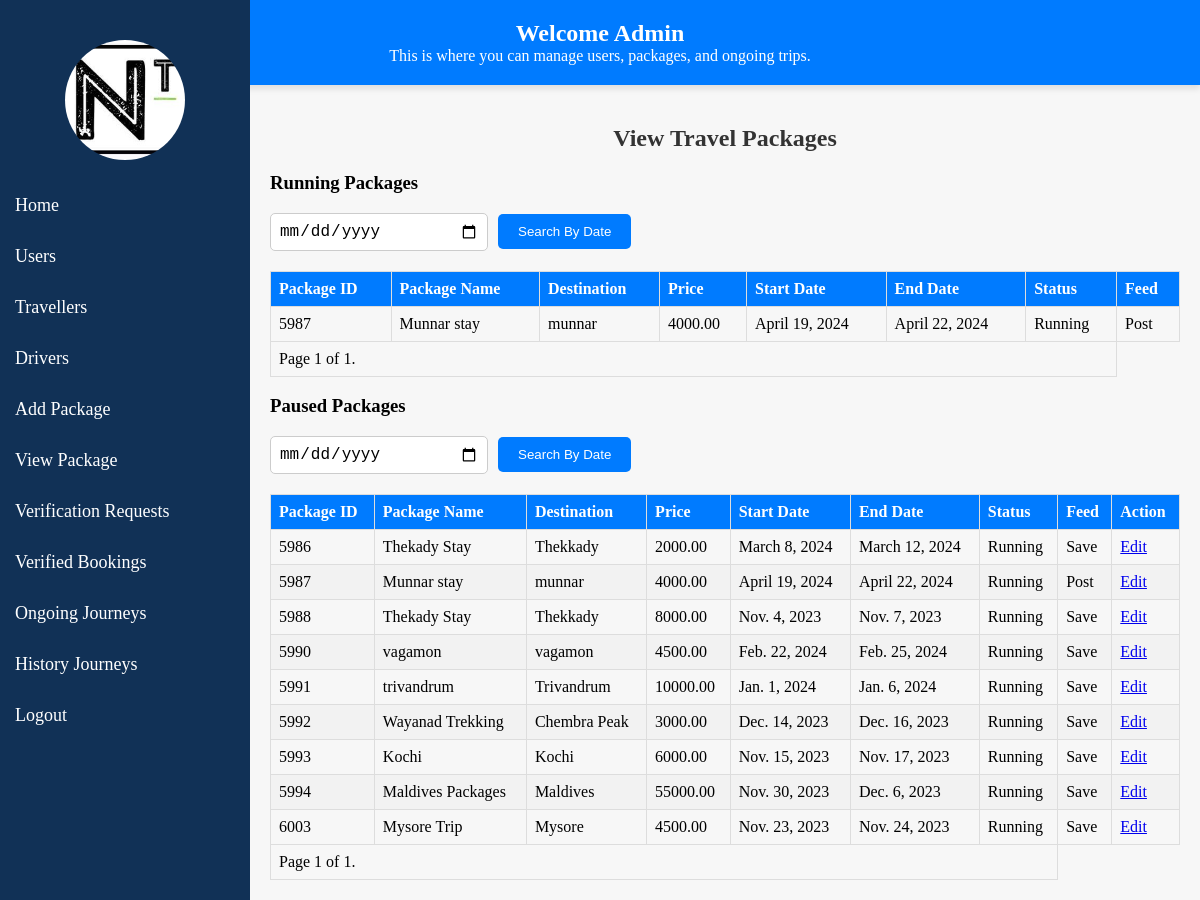
Screenshot of /view-packages/ (signed in) with the database file from the repository.
### Niwi_Travels/models.py (models this page shows, shortened)
class TravelPackage(models.Model):
    STATUS_CHOICES = (
        ('Running', 'Running'),
        ('Paused', 'Paused'),
    )
    ACCOMMODATION_CHOICES = (
        ('Included', 'Included'),
        ('Excluded', 'Excluded'),
    )
    FEED_CHOICES = (
        ('Save', 'Save'),
        ('Post', 'Post'),
    )
    package_name = models.CharField(max_length=100)
    description = models.TextField()
    destination = models.CharField(max_length=100)
    duration = models.PositiveIntegerField()
    price = models.DecimalField(max_digits=10, decimal_places=2)
    start_date = models.DateField()
    end_date = models.DateField()
    accommodation = models.CharField(max_length=100, choices=ACCOMMODATION_CHOICES,default='Included')
    transportation = models.CharField(max_length=100)
    activities = models.TextField()
    inclusions = models.TextField()
    exclusions = models.TextField()
    images = models.ImageField(upload_to='package_images/')
    availability = models.PositiveIntegerField()
    booking_deadline = models.DateField()
    category = models.CharField(max_length=50)
    tags = models.CharField(max_length=100)
    cancellation_policy = models.TextField()
    status = models.CharField(max_length=10, choices=STATUS_CHOICES, default='Pending')
    feed = models.CharField(max_length=10, choices=FEED_CHOICES, default='Save')

### Niwi_Travels/views.py (the view, shortened to what this page needs)
# urls.py: path('view-packages/', views.view_travel_packages, name='view_packages'),
@never_cache
@login_required(login_url='log')
def view_travel_packages(request):
    all_packages = TravelPackage.objects.all()
    search_date = request.GET.get('search_date')
    for package in all_packages:
        if package.end_date <= timezone.now().date():
            package.feed = 'Save'
            package.status = 'Running'  # Assuming 'Save' is the correct status value
            package.save()
    running_packages = all_packages.filter(feed='Post',status='Running')
    paused_packages = all_packages.filter(Q(status='Pending') | Q(status='Running'), Q(feed='Save') | Q(feed='Post'))
    paginator_running = Paginator(running_packages, 10)
    page_running = request.GET.get('page_running')
    running_packages = paginator_running.get_page(page_running)
    paginator_paused = Paginator(paused_packages, 10)
    page_paused = request.GET.get('page_paused')
    paused_packages = paginator_paused.get_page(page_paused)
    return render(request, 'view_package.html', {'running_packages': running_packages, 'paused_packages': paused_packages})

### templates/view_package.html (shortened to what this page needs)
{% load static %}
<!DOCTYPE html>
<html>
<head>
</head>
<body>
    <div class="sidebar">
        <div class="profile-picture"></div>
        <a href="/admins" id="logout-link">Home</a>
        <a href="{% url 'user_list' %}">Users </a>
        <a href="/travellers">Travellers</a>
        <a href="/drivers">Drivers</a>
        <a href="/upload_package">Add Package</a>
        <a href="/view-packages">View Package</a>
        <a href="/bookings">Verification Requests</a>
        <a href="/verified_bookings">Verified Bookings</a>
        <a href="/ongoing-bookings" id="logout-link">Ongoing Journeys</a>
        <a href="/history-bookings">History Journeys</a>
        <a href="/logout" id="logout-link">Logout</a>
    </div>
    <div class="navbar">
        <h1>Welcome Admin</h1>
        <p>This is where you can manage users, packages, and ongoing trips.</p>
    </div>
    <div class="main-content">
    <h2>View Travel Packages</h2>
    <h3>Running Packages</h3>
    <table class="table">
        <form method="get" class="search-form">
            <input type="date" name="search_date" placeholder="Search by start date" class="search-input">
            <button type="submit" class="search-button">Search By Date</button>
        </form>
        <thead>
            <tr>
                <th>Package ID</th>
                <th>Package Name</th>
                <th>Destination</th>
                <th>Price</th>
                <th>Start Date</th>
                <th>End Date</th>
                <th>Status</th>
                <th>Feed</th>
            </tr>
        </thead>
        <tbody>
            {% for package in running_packages %}
            <tr>
                    <td>{{ package.id }}</td>
                    <td>{{ package.package_name }}</td>
                    <td>{{ package.destination }}</td>
                    <td>{{ package.price }}</td>
                    <td>{{ package.start_date }}</td>
                    <td>{{ package.end_date }}</td>
                    <td>{{ package.status }}</td>
                    <td>{{ package.feed }}</td>
                </tr>
            {% empty %}
                <tr>
                    <td colspan="7">No travel packages available.</td>
                </tr>
            {% endfor %}
        </tbody>
        <tfoot>
            <tr>
                <td colspan="7">
                    <div class="pagination">
                        <span class="step-links">
                            <span class="current-page">Page {{ running_packages.number }} of {{ running_packages.paginator.num_pages }}.</span>
                        </span>
                    </div>
                </td>
            </tr>
        </tfoot>
    </table>
    <h3>Paused Packages</h3>
    <table class="table">
        <form method="get" class="search-form">
            <input type="date" name="search_date" placeholder="Search by start date" class="search-input">
            <button type="submit" class="search-button">Search By Date</button>
        </form>
        <thead>
            <tr>
                <th>Package ID</th>
                <th>Package Name</th>
                <th>Destination</th>
                <th>Price</th>
                <th>Start Date</th>
                <th>End Date</th>
                <th>Status</th>
                <th>Feed</th>
                <th>Action</th>
            </tr>
        </thead>
        <tbody>
            {% for package in paused_packages %}
            <tr>
                    <td>{{ package.id }}</td>
                    <td>{{ package.package_name }}</td>
                    <td>{{ package.destination }}</td>
                    <td>{{ package.price }}</td>
                    <td>{{ package.start_date }}</td>
                    <td>{{ package.end_date }}</td>
                    <td>{{ package.status }}</td>
                    <td>{{ package.feed }}</td>
                    <td>
                        <a href="{% url 'edit_package' package.id %}" class="edit-button">Edit</a>
                    </td>
                </tr>
            {% empty %}
                <tr>
                    <td colspan="7">No travel packages available.</td>
                </tr>
            {% endfor %}
        </tbody>
        <tfoot>
            <tr>
                <td colspan="7">
                    <div class="pagination">
                        <span class="step-links">
                            <span class="current-page">Page {{ paused_packages.number }} of {{ paused_packages.paginator.num_pages }}.</span>
                        </span>
                    </div>
                </td>
            </tr>
        </tfoot>
    </table>

### rows the page displays
TravelPackage: id "5987", package_name "Munnar stay", destination "munnar", price "4000.00", start_date "April 19, 2024", end_date "April 22, 2024", status "Running", feed "Post"
TravelPackage: id "5986", package_name "Thekady Stay", destination "Thekkady", price "2000.00", start_date "March 8, 2024", end_date "March 12, 2024", status "Running", feed "Save"
TravelPackage: id "5988", package_name "Thekady Stay", destination "Thekkady", price "8000.00", start_date "Nov. 4, 2023", end_date "Nov. 7, 2023", status "Running", feed "Save"
TravelPackage: id "5990", package_name "vagamon", destination "vagamon", price "4500.00", start_date "Feb. 22, 2024", end_date "Feb. 25, 2024", status "Running", feed "Save"
TravelPackage: id "5991", package_name "trivandrum", destination "Trivandrum", price "10000.00", start_date "Jan. 1, 2024", end_date "Jan. 6, 2024", status "Running", feed "Save"
TravelPackage: id "5992", package_name "Wayanad Trekking", destination "Chembra Peak", price "3000.00", start_date "Dec. 14, 2023", end_date "Dec. 16, 2023", status "Running", feed "Save"
TravelPackage: id "5993", package_name "Kochi", destination "Kochi", price "6000.00", start_date "Nov. 15, 2023", end_date "Nov. 17, 2023", status "Running", feed "Save"
TravelPackage: id "5994", package_name "Maldives Packages", destination "Maldives", price "55000.00", start_date "Nov. 30, 2023", end_date "Dec. 6, 2023", status "Running", feed "Save"
TravelPackage: id "6003", package_name "Mysore Trip", destination "Mysore", price "4500.00", start_date "Nov. 23, 2023", end_date "Nov. 24, 2023", status "Running", feed "Save"

### other values shown
{{ running_packages.number }} "1"
{{ running_packages.paginator.num_pages }} "1"
{{ paused_packages.number }} "1"
{{ paused_packages.paginator.num_pages }} "1"
